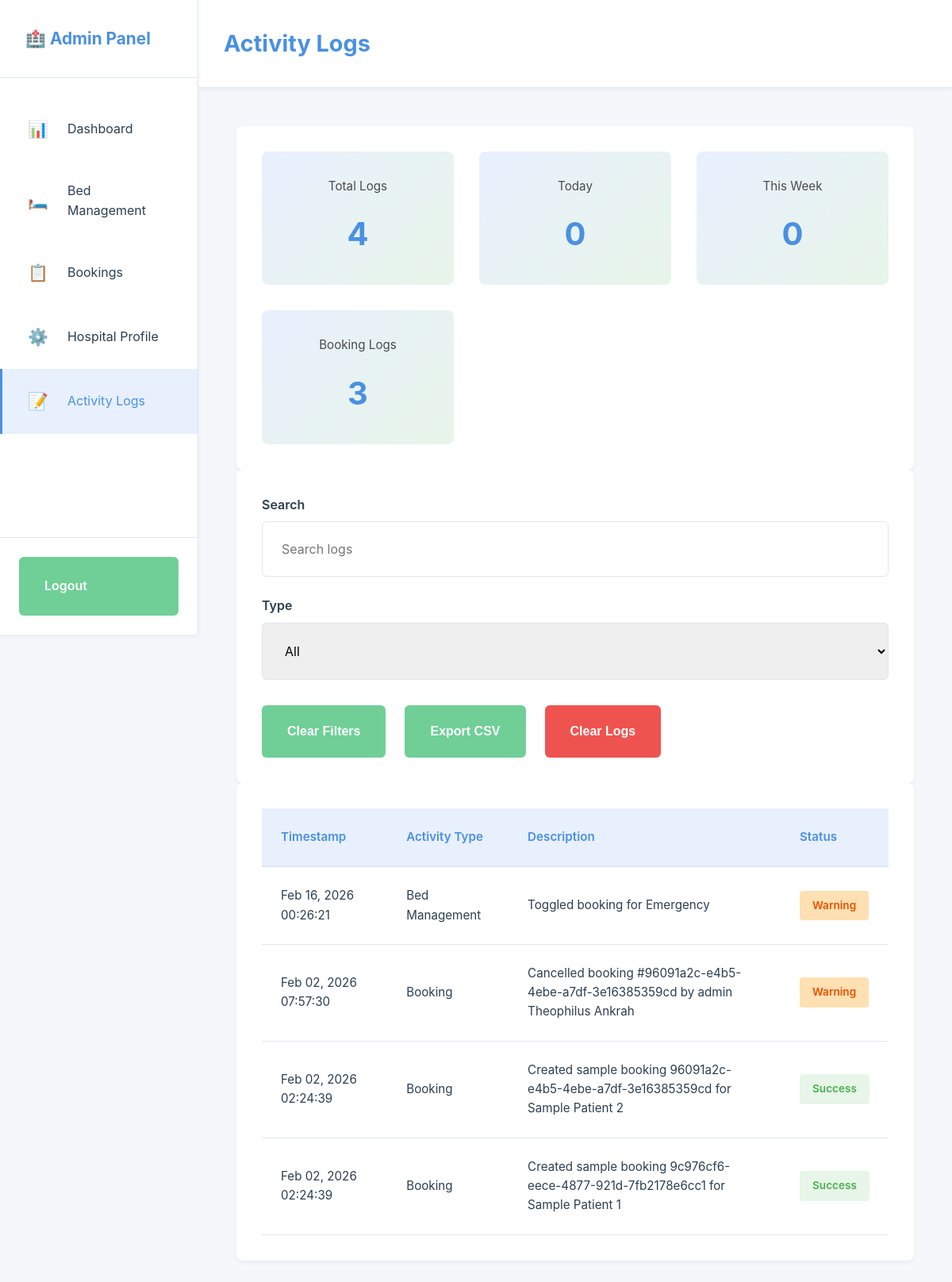
/portal/logs/ (signed in), run on the app's committed database.
### hospital/models.py (models this page shows, shortened)
class ActivityLog(models.Model):
	TYPE_BED = 'bed'
	TYPE_BOOKING = 'booking'
	TYPE_PROFILE = 'profile'
	TYPE_STAFF = 'staff'
	TYPE_LOGIN = 'login'
	TYPE_EMERGENCY = 'emergency'
	TYPE_OTHER = 'other'
	TYPE_CHOICES = [
		(TYPE_BED, 'Bed Management'),
		(TYPE_BOOKING, 'Booking'),
		(TYPE_PROFILE, 'Profile Update'),
		(TYPE_STAFF, 'Staff Management'),
		(TYPE_LOGIN, 'Login/Logout'),
		(TYPE_EMERGENCY, 'Emergency'),
		(TYPE_OTHER, 'Other'),
	]
	STATUS_SUCCESS = 'success'
	STATUS_WARNING = 'warning'
	STATUS_ERROR = 'error'
	STATUS_CHOICES = [
		(STATUS_SUCCESS, 'Success'),
		(STATUS_WARNING, 'Warning'),
		(STATUS_ERROR, 'Error'),
	]
	hospital = models.ForeignKey(Hospital, on_delete=models.CASCADE, related_name='activity_logs')
	timestamp = models.DateTimeField(auto_now_add=True)
	type = models.CharField(max_length=20, choices=TYPE_CHOICES, default=TYPE_OTHER)
	description = models.TextField()
	status = models.CharField(max_length=20, choices=STATUS_CHOICES, default=STATUS_SUCCESS)
	user = models.ForeignKey(settings.AUTH_USER_MODEL, null=True, blank=True, on_delete=models.SET_NULL)
	metadata = models.JSONField(null=True, blank=True)
	class Meta:
		ordering = ['-timestamp']

### admins/views.py (the view)
# urls.py: path('logs/', views.activity_logs_view, name='activity_logs'),
def activity_logs_view(request):
	if 'hospital_id' not in request.session:
		return redirect('admins:login')
	hospital_id = request.session['hospital_id']
	hospital = Hospital.objects.get(id=hospital_id)
	logs = ActivityLog.objects.filter(hospital=hospital).order_by('-timestamp')
	context = {
		'hospital': hospital,
		'logs': logs,
	}
	return render(request, 'admins/activity-logs.html', context)

### templates/admins/activity-logs.html (shortened to what this page needs)
<!DOCTYPE html>
{% load static %}
<html lang="en">
<head>
    <link rel="stylesheet" href="{% static 'css/admin-styles.css' %}">
</head>
<body data-hospital-id="{{ hospital.id }}" data-admin-name="{{ request.session.admin_name|default:'' }}">
    <div class="admin-container">
        <aside class="admin-sidebar">
            <div class="sidebar-header">
                <h2>🏥 Admin Panel</h2>
            </div>
            <nav class="sidebar-nav">
                <a href="{% url 'admins:dashboard' %}" class="nav-item">
                    <span class="icon">📊</span>
                    <span>Dashboard</span>
                </a>
                <a href="{% url 'admins:bed_management' %}" class="nav-item">
                    <span class="icon">🛏️</span>
                    <span>Bed Management</span>
                </a>
                <a href="{% url 'admins:booking_management' %}" class="nav-item">
                    <span class="icon">📋</span>
                    <span>Bookings</span>
                </a>
                <a href="{% url 'admins:hospital_profile' %}" class="nav-item">
                    <span class="icon">⚙️</span>
                    <span>Hospital Profile</span>
                </a>
                <a href="{% url 'admins:activity_logs' %}" class="nav-item active">
                    <span class="icon">📝</span>
                    <span>Activity Logs</span>
                </a>
            </nav>
            <div class="sidebar-footer">
                <a href="{% url 'admins:logout' %}" class="btn btn-secondary btn-block">
                    Logout
                </a>
            </div>
        </aside>
        <main class="admin-main">
            <div class="admin-topbar">
                <h1>Activity Logs</h1>
            </div>
            <div class="admin-content">
                <section class="admin-section">
                    <div class="stats-grid">
                        <div class="stat-card">
                            <p class="stat-label">Total Logs</p>
                            <p class="stat-value" id="totalLogs">0</p>
                        </div>
                        <div class="stat-card">
                            <p class="stat-label">Today</p>
                            <p class="stat-value" id="todayLogs">0</p>
                        </div>
                        <div class="stat-card">
                            <p class="stat-label">This Week</p>
                            <p class="stat-value" id="weekLogs">0</p>
                        </div>
                        <div class="stat-card">
                            <p class="stat-label">Booking Logs</p>
                            <p class="stat-value" id="bookingLogs">0</p>
                        </div>
                    </div>
                </section>
                <section class="admin-section">
                    <div class="filters-bar">
                        <div class="form-group">
                            <label for="filterInput">Search</label>
                            <input type="text" id="filterInput" class="form-control" placeholder="Search logs">
                        </div>
                        <div class="form-group">
                            <label for="typeFilter">Type</label>
                            <select id="typeFilter" class="form-control">
                                <option value="">All</option>
                            </select>
                        </div>
                        <div class="form-actions">
                            <button type="button" class="btn btn-secondary" id="clearFilters">Clear Filters</button>
                            <button type="button" class="btn btn-secondary" id="exportLogs">Export CSV</button>
                            <form method="POST" action="{% url 'admins:clear_activity_logs' %}" id="clearLogsForm">
                                <button type="submit" class="btn btn-danger">Clear Logs</button>
                            </form>
                        </div>
                    </div>
                </section>
                <section class="admin-section">
                    <div class="table-container">
                        <table class="data-table">
                            <thead>
                                <tr>
                                    <th>Timestamp</th>
                                    <th>Activity Type</th>
                                    <th>Description</th>
                                    <th>Status</th>
                                </tr>
                            </thead>
                            <tbody id="logsTableBody">
                                {% for log in logs %}
                                    <tr data-log-timestamp="{{ log.timestamp|date:"U" }}"
                                        data-log-type="{{ log.type }}"
                                        data-log-description="{{ log.description|lower }}">
                                        <td>{{ log.timestamp|date:"M d, Y H:i:s" }}</td>
                                        <td><span class="badge">{{ log.get_type_display }}</span></td>
                                        <td>{{ log.description }}</td>
                                        <td><span class="status-badge {{ log.status }}">{{ log.get_status_display }}</span></td>
                                    </tr>
                                {% empty %}
                                    <tr><td colspan="4" class="empty-message">No activity logs</td></tr>
                                {% endfor %}
                            </tbody>
                        </table>
                    </div>
                </section>
            </div>
        </main>
    </div>
</body>
</html>

### data on the page
ActivityLog: timestamp "Feb 16, 2026 00:26:21", type "Bed Management", description "Toggled booking for Emergency", status "Warning"
ActivityLog: timestamp "Feb 02, 2026 07:57:30", type "Booking", description "Cancelled booking #96091a2c-e4b5-4ebe-a7df-3e16385359cd by admin Theophilus Ankrah", status "Warning"
ActivityLog: timestamp "Feb 02, 2026 02:24:39", type "Booking", description "Created sample booking 96091a2c-e4b5-4ebe-a7df-3e16385359cd for Sample Patient 2", status "Success"
ActivityLog: timestamp "Feb 02, 2026 02:24:39", type "Booking", description "Created sample booking 9c976cf6-eece-4877-921d-7fb2178e6cc1 for Sample Patient 1", status "Success"
